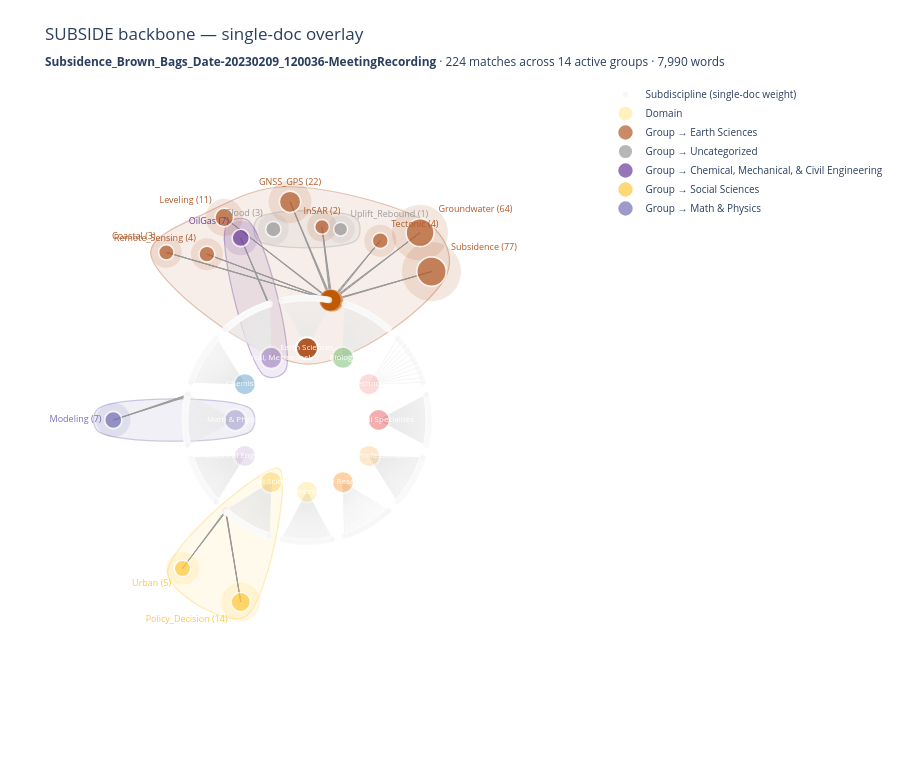
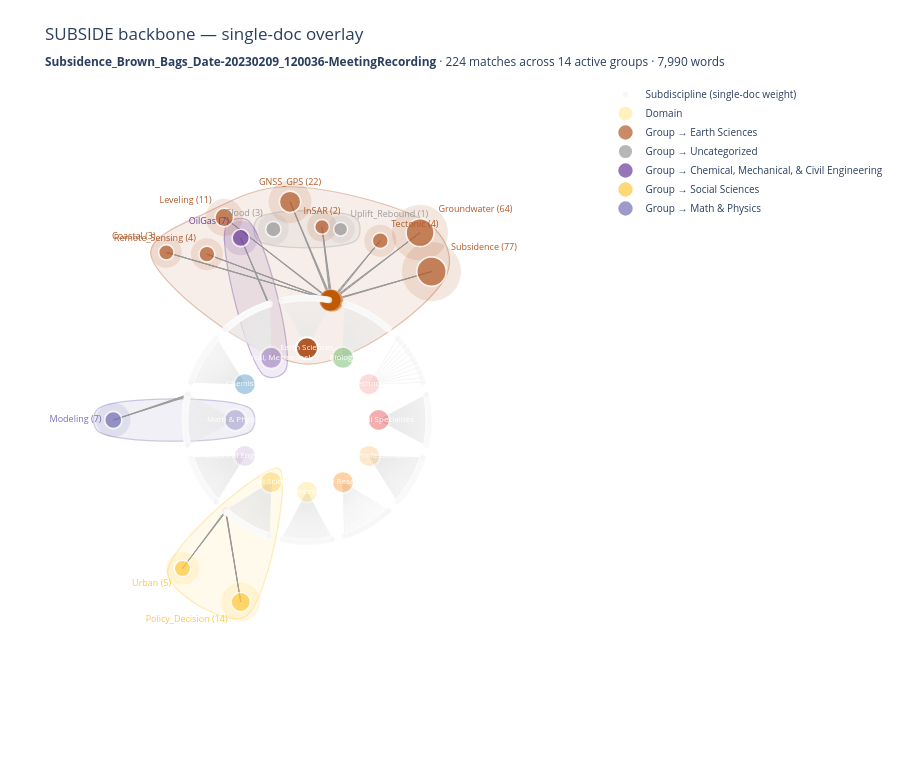

Source (notebook cell) for these figures, in order:
### Code cell
#SELECT
render_single_doc_overlay(2)

### Figure 1 — Plotly figure (JSON) as saved in the notebook; plotly's stock layout.template omitted (floating-point values rounded to 4 significant figures; data arrays with more than 128 entries replaced by an {"elided": "..."} marker saying what was removed)
{"data": [{"fill": "toself", "fillcolor": "rgba(177,89,40,0.1)", "hoverinfo": "skip", "line": {"color": "rgba(177,89,40,0.35)", "shape": "spline", "width": 1.2}, "mode": "lines", "showlegend": false, "type": "scatter", "x": [-2.18, 0.001086, 1.953, 1.792, -0.3026, -1.355, -2.18], "y": [2.339, 0.78, 2.038, 2.652, 3.251, 2.913, 2.339]}, {"fill": "toself", "fillcolor": "rgba(154,154,154,0.1)", "hoverinfo": "skip", "line": {"color": "rgba(154,154,154,0.35)", "shape": "spline", "width": 1.2}, "mode": "lines", "showlegend": false, "type": "scatter", "x": [-0.6889, 0.6889, 0.6889, -0.6889, -0.6889], "y": [2.809, 2.809, 2.509, 2.509, 2.809]}, {"fill": "toself", "fillcolor": "rgba(106,61,154,0.1)", "hoverinfo": "skip", "line": {"color": "rgba(106,61,154,0.35)", "shape": "spline", "width": 1.2}, "mode": "lines", "showlegend": false, "type": "scatter", "x": [-0.8321, -0.3006, -0.5914, -1.123, -0.8321], "y": [2.787, 0.6896, 0.6159, 2.714, 2.787]}, {"fill": "toself", "fillcolor": "rgba(255,200,61,0.1)", "hoverinfo": "skip", "line": {"color": "rgba(255,200,61,0.35)", "shape": "spline", "width": 1.2}, "mode": "lines", "showlegend": false, "type": "scatter", "x": [-1.943, -0.8841, -0.39, -1.943], "y": [-2.143, -2.754, -0.6755, -2.143]}, {"fill": "toself", "fillcolor": "rgba(117,112,179,0.1)", "hoverinfo": "skip", "line": {"color": "rgba(117,112,179,0.35)", "shape": "spline", "width": 1.2}, "mode": "lines", "showlegend": false, "type": "scatter", "x": [-2.92, -0.78, -0.78, -2.92, -2.92], "y": [0.15, 0.15, -0.15, -0.15, 0.15]}, {"hoverinfo": "none", "line": {"color": "#e8e8e8", "width": 0.5}, "mode": "lines", "showlegend": false, "type": "scatter", "x": {"elided": "2259 float values"}, "y": {"elided": "2259 float values"}}, {"hoverinfo": "none", "line": {"color": "#9a9a9a", "width": 1}, "mode": "lines", "showlegend": false, "type": "scatter", "x": [1.736, 0.3534, null, 1.736, 0.3383, null, 1.736, 0.3231, null, 1.576, 0.3534, null, 1.576, 0.3383, null, 1.576, 0.3231, null, -0.9235, -0.5253, null, -0.9235, -0.5321, null, -0.9235, -0.5389, null, 1.021, 0.3534, null, 1.021, 0.3383, null, 1.021, 0.3231, null, 0.2092, 0.3534, null, 0.2092, 0.3383, null, 0.2092, 0.3231, null, -0.2364, 0.3534, null, -0.2364, 0.3383, null, -0.2364, 0.3231, null, -1.154, 0.3534, null, -1.154, 0.3383, null, -1.154, 0.3231, null, -1.395, 0.3534, null, -1.395, 0.3383, null, -1.395, 0.3231, null, -1.961, 0.3534, null, -1.961, 0.3383, null, -1.961, 0.3231, null, -1.736, -1.138, null, -1.736, -1.132, null, -1.736, -1.126, null, -2.7, -1.663, null, -2.7, -1.666, null, -2.7, -1.668, null, -0.9235, -1.138, null, -0.9235, -1.132, null, -0.9235, -1.126, null], "y": [2.068, 1.663, null, 2.068, 1.666, null, 2.068, 1.669, null, 2.611, 1.663, null, 2.611, 1.666, null, 2.611, 1.669, null, 2.537, 1.617, null, 2.537, 1.615, null, 2.537, 1.612, null, 2.499, 1.663, null, 2.499, 1.666, null, 2.499, 1.669, null, 2.692, 1.663, null, 2.692, 1.666, null, 2.692, 1.669, null, 3.041, 1.663, null, 3.041, 1.666, null, 3.041, 1.669, null, 2.823, 1.663, null, 2.823, 1.666, null, 2.823, 1.669, null, 2.312, 1.663, null, 2.312, 1.666, null, 2.312, 1.669, null, 2.336, 1.663, null, 2.336, 1.666, null, 2.336, 1.669, null, -2.068, -1.263, null, -2.068, -1.268, null, -2.068, -1.274, null, -3.307e-16, 0.3534, null, -3.307e-16, 0.34, null, -3.307e-16, 0.3266, null, -2.537, -1.263, null, -2.537, -1.268, null, -2.537, -1.274, null]}, {"hoverinfo": "text", "hovertext": {"elided": "753 str values"}, "marker": {"color": {"elided": "753 str values"}, "line": {"color": "white", "width": 0.5}, "size": {"elided": "753 float values"}}, "mode": "markers", "name": "Subdiscipline (single-doc weight)", "type": "scatter", "x": {"elided": "753 float values"}, "y": {"elided": "753 float values"}}, {"hoverinfo": "text", "hovertext": ["<b>Humanities</b><br>weight in this doc: 0.0", "<b>Social Sciences</b><br>weight in this doc: 19.0", "<b>Electrical Engineering & Computer Science</b><br>weight in this doc: 0.0", "<b>Math & Physics</b><br>weight in this doc: 7.0", "<b>Chemistry</b><br>weight in this doc: 0.0", "<b>Chemical, Mechanical, & Civil Engineering</b><br>weight in this doc: 7.0", "<b>Earth Sciences</b><br>weight in this doc: 187.0", "<b>Biology</b><br>weight in this doc: 0.0", "<b>Biotechnology</b><br>weight in this doc: 0.0", "<b>Medical Specialties</b><br>weight in this doc: 0.0", "<b>Health Professionals</b><br>weight in this doc: 0.0", "<b>Brain Research</b><br>weight in this doc: 0.0"], "marker": {"color": ["#FFE066", "#FFC83D", "#CAB2D6", "#7570B3", "#1F78B4", "#6A3D9A", "#B15928", "#33A02C", "#FB9A99", "#E31A1C", "#FDBF6F", "#FF7F00"], "line": {"color": "white", "width": 2}, "opacity": [0.35, 0.416, 0.35, 0.3743, 0.35, 0.3743, 1, 0.35, 0.35, 0.35, 0.35, 0.35], "size": 22}, "mode": "markers+text", "name": "Domain", "text": ["Humanities", "Social Sciences", "Electrical Engineering", "Math & Physics", "Chemistry", "Chemical, Mechanical,", "Earth Sciences", "Biology", "Biotechnology", "Medical Specialties", "Health Professionals", "Brain Research"], "textfont": {"color": "white", "size": 8}, "textposition": "middle center", "type": "scatter", "x": [6.123e-17, -0.5, -0.866, -1, -0.866, -0.5, -1.837e-16, 0.5, 0.866, 1, 0.866, 0.5], "y": [-1, -0.866, -0.5, -1.225e-16, 0.5, 0.866, 1, 0.866, 0.5, 2.449e-16, -0.5, -0.866]}, {"hoverinfo": "skip", "marker": {"color": "rgba(177,89,40,0.2)", "line": {"width": 0}, "size": [59.1, 56, 32, 29.66, 42.76, 37.27, 32, 30.93]}, "mode": "markers", "showlegend": false, "type": "scatter", "x": [1.736, 1.576, 1.021, 0.2092, -0.2364, -1.154, -1.395, -1.961], "y": [2.068, 2.611, 2.499, 2.692, 3.041, 2.823, 2.312, 2.336]}, {"hoverinfo": "text", "hovertext": ["<b>Subsidence</b><br>matches in this doc: 77<br>primary domain: Earth Sciences", "<b>Groundwater</b><br>matches in this doc: 64<br>primary domain: Earth Sciences", "<b>Tectonic</b><br>matches in this doc: 4<br>primary domain: Earth Sciences", "<b>InSAR</b><br>matches in this doc: 2<br>primary domain: Earth Sciences", "<b>GNSS_GPS</b><br>matches in this doc: 22<br>primary domain: Earth Sciences", "<b>Leveling</b><br>matches in this doc: 11<br>primary domain: Earth Sciences", "<b>Remote_Sensing</b><br>matches in this doc: 4<br>primary domain: Earth Sciences", "<b>Coastal</b><br>matches in this doc: 3<br>primary domain: Earth Sciences"], "marker": {"color": "#B15928", "line": {"color": "white", "width": 1.6}, "size": [29.55, 28, 16, 14.83, 21.38, 18.63, 16, 15.46], "symbol": "circle"}, "mode": "markers+text", "name": "Group → Earth Sciences", "text": ["Subsidence (77)", "Groundwater (64)", "Tectonic (4)", "InSAR (2)", "GNSS_GPS (22)", "Leveling (11)", "Remote_Sensing (4)", "Coastal (3)"], "textfont": {"color": "#B15928", "size": 9}, "textposition": ["top right", "top right", "top right", "top center", "top center", "top left", "top left", "top left"], "type": "scatter", "x": [1.736, 1.576, 1.021, 0.2092, -0.2364, -1.154, -1.395, -1.961], "y": [2.068, 2.611, 2.499, 2.692, 3.041, 2.823, 2.312, 2.336]}, {"hoverinfo": "skip", "marker": {"color": "rgba(154,154,154,0.2)", "line": {"width": 0}, "size": [28, 30.93]}, "mode": "markers", "showlegend": false, "type": "scatter", "x": [0.4689, -0.4689], "y": [2.659, 2.659]}, {"hoverinfo": "text", "hovertext": ["<b>Uplift_Rebound</b><br>matches in this doc: 1<br>primary domain: Uncategorized", "<b>Flood</b><br>matches in this doc: 3<br>primary domain: Uncategorized"], "marker": {"color": "#9a9a9a", "line": {"color": "white", "width": 1.6}, "size": [14, 15.46], "symbol": "circle"}, "mode": "markers+text", "name": "Group → Uncategorized", "text": ["Uplift_Rebound (1)", "Flood (3)"], "textfont": {"color": "#9a9a9a", "size": 9}, "textposition": ["top right", "top left"], "type": "scatter", "x": [0.4689, -0.4689], "y": [2.659, 2.659]}, {"hoverinfo": "skip", "marker": {"color": "rgba(106,61,154,0.2)", "line": {"width": 0}, "size": [34.58]}, "mode": "markers", "showlegend": false, "type": "scatter", "x": [-0.9235], "y": [2.537]}, {"hoverinfo": "text", "hovertext": ["<b>OilGas</b><br>matches in this doc: 7<br>primary domain: Chemical, Mechanical, & Civil Engineering"], "marker": {"color": "#6A3D9A", "line": {"color": "white", "width": 1.6}, "size": [17.29], "symbol": "circle"}, "mode": "markers+text", "name": "Group → Chemical, Mechanical, & Civil Engineering", "text": ["OilGas (7)"], "textfont": {"color": "#6A3D9A", "size": 9}, "textposition": ["top left"], "type": "scatter", "x": [-0.9235], "y": [2.537]}, {"hoverinfo": "skip", "marker": {"color": "rgba(255,200,61,0.2)", "line": {"width": 0}, "size": [32.94, 38.97]}, "mode": "markers", "showlegend": false, "type": "scatter", "x": [-1.736, -0.9235], "y": [-2.068, -2.537]}, {"hoverinfo": "text", "hovertext": ["<b>Urban</b><br>matches in this doc: 5<br>primary domain: Social Sciences", "<b>Policy_Decision</b><br>matches in this doc: 14<br>primary domain: Social Sciences"], "marker": {"color": "#FFC83D", "line": {"color": "white", "width": 1.6}, "size": [16.47, 19.48], "symbol": "circle"}, "mode": "markers+text", "name": "Group → Social Sciences", "text": ["Urban (5)", "Policy_Decision (14)"], "textfont": {"color": "#FFC83D", "size": 9}, "textposition": ["bottom left", "bottom left"], "type": "scatter", "x": [-1.736, -0.9235], "y": [-2.068, -2.537]}, {"hoverinfo": "skip", "marker": {"color": "rgba(117,112,179,0.2)", "line": {"width": 0}, "size": [34.58]}, "mode": "markers", "showlegend": false, "type": "scatter", "x": [-2.7], "y": [-3.307e-16]}, {"hoverinfo": "text", "hovertext": ["<b>Modeling</b><br>matches in this doc: 7<br>primary domain: Math & Physics"], "marker": {"color": "#7570B3", "line": {"color": "white", "width": 1.6}, "size": [17.29], "symbol": "circle"}, "mode": "markers+text", "name": "Group → Math & Physics", "text": ["Modeling (7)"], "textfont": {"color": "#7570B3", "size": 9}, "textposition": ["middle left"], "type": "scatter", "x": [-2.7], "y": [-3.307e-16]}], "layout": {"height": 780, "hovermode": "closest", "legend": {"font": {"size": 10}, "orientation": "v", "x": 1.02, "xanchor": "left", "y": 1, "yanchor": "top"}, "margin": {"b": 20, "l": 20, "r": 20, "t": 80}, "plot_bgcolor": "white", "showlegend": true, "title": {"text": "SUBSIDE backbone — single-doc overlay<br><sub><b>Subsidence_Brown_Bags_Date-20230209_120036-MeetingRecording</b> · 224 matches across 14 active groups · 7,990 words</sub>"}, "xaxis": {"range": [-4, 4], "showgrid": false, "showticklabels": false, "zeroline": false}, "yaxis": {"range": [-4, 4], "scaleanchor": "x", "scaleratio": 1, "showgrid": false, "showticklabels": false, "zeroline": false}}}

### Figure 2 — Plotly figure (JSON) as saved in the notebook; plotly's stock layout.template omitted (floating-point values rounded to 4 significant figures; data arrays with more than 128 entries replaced by an {"elided": "..."} marker saying what was removed)
{"data": [{"fill": "toself", "fillcolor": "rgba(177,89,40,0.1)", "hoverinfo": "skip", "line": {"color": "rgba(177,89,40,0.35)", "shape": "spline", "width": 1.2}, "mode": "lines", "showlegend": false, "type": "scatter", "x": [-2.18, 0.001086, 1.953, 1.792, -0.3026, -1.355, -2.18], "y": [2.339, 0.78, 2.038, 2.652, 3.251, 2.913, 2.339]}, {"fill": "toself", "fillcolor": "rgba(154,154,154,0.1)", "hoverinfo": "skip", "line": {"color": "rgba(154,154,154,0.35)", "shape": "spline", "width": 1.2}, "mode": "lines", "showlegend": false, "type": "scatter", "x": [-0.6889, 0.6889, 0.6889, -0.6889, -0.6889], "y": [2.809, 2.809, 2.509, 2.509, 2.809]}, {"fill": "toself", "fillcolor": "rgba(106,61,154,0.1)", "hoverinfo": "skip", "line": {"color": "rgba(106,61,154,0.35)", "shape": "spline", "width": 1.2}, "mode": "lines", "showlegend": false, "type": "scatter", "x": [-0.8321, -0.3006, -0.5914, -1.123, -0.8321], "y": [2.787, 0.6896, 0.6159, 2.714, 2.787]}, {"fill": "toself", "fillcolor": "rgba(255,200,61,0.1)", "hoverinfo": "skip", "line": {"color": "rgba(255,200,61,0.35)", "shape": "spline", "width": 1.2}, "mode": "lines", "showlegend": false, "type": "scatter", "x": [-1.943, -0.8841, -0.39, -1.943], "y": [-2.143, -2.754, -0.6755, -2.143]}, {"fill": "toself", "fillcolor": "rgba(117,112,179,0.1)", "hoverinfo": "skip", "line": {"color": "rgba(117,112,179,0.35)", "shape": "spline", "width": 1.2}, "mode": "lines", "showlegend": false, "type": "scatter", "x": [-2.92, -0.78, -0.78, -2.92, -2.92], "y": [0.15, 0.15, -0.15, -0.15, 0.15]}, {"hoverinfo": "none", "line": {"color": "#e8e8e8", "width": 0.5}, "mode": "lines", "showlegend": false, "type": "scatter", "x": {"elided": "2259 float values"}, "y": {"elided": "2259 float values"}}, {"hoverinfo": "none", "line": {"color": "#9a9a9a", "width": 1}, "mode": "lines", "showlegend": false, "type": "scatter", "x": [1.736, 0.3534, null, 1.736, 0.3383, null, 1.736, 0.3231, null, 1.576, 0.3534, null, 1.576, 0.3383, null, 1.576, 0.3231, null, -0.9235, -0.5253, null, -0.9235, -0.5321, null, -0.9235, -0.5389, null, 1.021, 0.3534, null, 1.021, 0.3383, null, 1.021, 0.3231, null, 0.2092, 0.3534, null, 0.2092, 0.3383, null, 0.2092, 0.3231, null, -0.2364, 0.3534, null, -0.2364, 0.3383, null, -0.2364, 0.3231, null, -1.154, 0.3534, null, -1.154, 0.3383, null, -1.154, 0.3231, null, -1.395, 0.3534, null, -1.395, 0.3383, null, -1.395, 0.3231, null, -1.961, 0.3534, null, -1.961, 0.3383, null, -1.961, 0.3231, null, -1.736, -1.138, null, -1.736, -1.132, null, -1.736, -1.126, null, -2.7, -1.663, null, -2.7, -1.666, null, -2.7, -1.668, null, -0.9235, -1.138, null, -0.9235, -1.132, null, -0.9235, -1.126, null], "y": [2.068, 1.663, null, 2.068, 1.666, null, 2.068, 1.669, null, 2.611, 1.663, null, 2.611, 1.666, null, 2.611, 1.669, null, 2.537, 1.617, null, 2.537, 1.615, null, 2.537, 1.612, null, 2.499, 1.663, null, 2.499, 1.666, null, 2.499, 1.669, null, 2.692, 1.663, null, 2.692, 1.666, null, 2.692, 1.669, null, 3.041, 1.663, null, 3.041, 1.666, null, 3.041, 1.669, null, 2.823, 1.663, null, 2.823, 1.666, null, 2.823, 1.669, null, 2.312, 1.663, null, 2.312, 1.666, null, 2.312, 1.669, null, 2.336, 1.663, null, 2.336, 1.666, null, 2.336, 1.669, null, -2.068, -1.263, null, -2.068, -1.268, null, -2.068, -1.274, null, -3.307e-16, 0.3534, null, -3.307e-16, 0.34, null, -3.307e-16, 0.3266, null, -2.537, -1.263, null, -2.537, -1.268, null, -2.537, -1.274, null]}, {"hoverinfo": "text", "hovertext": {"elided": "753 str values"}, "marker": {"color": {"elided": "753 str values"}, "line": {"color": "white", "width": 0.5}, "size": {"elided": "753 float values"}}, "mode": "markers", "name": "Subdiscipline (single-doc weight)", "type": "scatter", "x": {"elided": "753 float values"}, "y": {"elided": "753 float values"}}, {"hoverinfo": "text", "hovertext": ["<b>Humanities</b><br>weight in this doc: 0.0", "<b>Social Sciences</b><br>weight in this doc: 19.0", "<b>Electrical Engineering & Computer Science</b><br>weight in this doc: 0.0", "<b>Math & Physics</b><br>weight in this doc: 7.0", "<b>Chemistry</b><br>weight in this doc: 0.0", "<b>Chemical, Mechanical, & Civil Engineering</b><br>weight in this doc: 7.0", "<b>Earth Sciences</b><br>weight in this doc: 187.0", "<b>Biology</b><br>weight in this doc: 0.0", "<b>Biotechnology</b><br>weight in this doc: 0.0", "<b>Medical Specialties</b><br>weight in this doc: 0.0", "<b>Health Professionals</b><br>weight in this doc: 0.0", "<b>Brain Research</b><br>weight in this doc: 0.0"], "marker": {"color": ["#FFE066", "#FFC83D", "#CAB2D6", "#7570B3", "#1F78B4", "#6A3D9A", "#B15928", "#33A02C", "#FB9A99", "#E31A1C", "#FDBF6F", "#FF7F00"], "line": {"color": "white", "width": 2}, "opacity": [0.35, 0.416, 0.35, 0.3743, 0.35, 0.3743, 1, 0.35, 0.35, 0.35, 0.35, 0.35], "size": 22}, "mode": "markers+text", "name": "Domain", "text": ["Humanities", "Social Sciences", "Electrical Engineering", "Math & Physics", "Chemistry", "Chemical, Mechanical,", "Earth Sciences", "Biology", "Biotechnology", "Medical Specialties", "Health Professionals", "Brain Research"], "textfont": {"color": "white", "size": 8}, "textposition": "middle center", "type": "scatter", "x": [6.123e-17, -0.5, -0.866, -1, -0.866, -0.5, -1.837e-16, 0.5, 0.866, 1, 0.866, 0.5], "y": [-1, -0.866, -0.5, -1.225e-16, 0.5, 0.866, 1, 0.866, 0.5, 2.449e-16, -0.5, -0.866]}, {"hoverinfo": "skip", "marker": {"color": "rgba(177,89,40,0.2)", "line": {"width": 0}, "size": [59.1, 56, 32, 29.66, 42.76, 37.27, 32, 30.93]}, "mode": "markers", "showlegend": false, "type": "scatter", "x": [1.736, 1.576, 1.021, 0.2092, -0.2364, -1.154, -1.395, -1.961], "y": [2.068, 2.611, 2.499, 2.692, 3.041, 2.823, 2.312, 2.336]}, {"hoverinfo": "text", "hovertext": ["<b>Subsidence</b><br>matches in this doc: 77<br>primary domain: Earth Sciences", "<b>Groundwater</b><br>matches in this doc: 64<br>primary domain: Earth Sciences", "<b>Tectonic</b><br>matches in this doc: 4<br>primary domain: Earth Sciences", "<b>InSAR</b><br>matches in this doc: 2<br>primary domain: Earth Sciences", "<b>GNSS_GPS</b><br>matches in this doc: 22<br>primary domain: Earth Sciences", "<b>Leveling</b><br>matches in this doc: 11<br>primary domain: Earth Sciences", "<b>Remote_Sensing</b><br>matches in this doc: 4<br>primary domain: Earth Sciences", "<b>Coastal</b><br>matches in this doc: 3<br>primary domain: Earth Sciences"], "marker": {"color": "#B15928", "line": {"color": "white", "width": 1.6}, "size": [29.55, 28, 16, 14.83, 21.38, 18.63, 16, 15.46], "symbol": "circle"}, "mode": "markers+text", "name": "Group → Earth Sciences", "text": ["Subsidence (77)", "Groundwater (64)", "Tectonic (4)", "InSAR (2)", "GNSS_GPS (22)", "Leveling (11)", "Remote_Sensing (4)", "Coastal (3)"], "textfont": {"color": "#B15928", "size": 9}, "textposition": ["top right", "top right", "top right", "top center", "top center", "top left", "top left", "top left"], "type": "scatter", "x": [1.736, 1.576, 1.021, 0.2092, -0.2364, -1.154, -1.395, -1.961], "y": [2.068, 2.611, 2.499, 2.692, 3.041, 2.823, 2.312, 2.336]}, {"hoverinfo": "skip", "marker": {"color": "rgba(154,154,154,0.2)", "line": {"width": 0}, "size": [28, 30.93]}, "mode": "markers", "showlegend": false, "type": "scatter", "x": [0.4689, -0.4689], "y": [2.659, 2.659]}, {"hoverinfo": "text", "hovertext": ["<b>Uplift_Rebound</b><br>matches in this doc: 1<br>primary domain: Uncategorized", "<b>Flood</b><br>matches in this doc: 3<br>primary domain: Uncategorized"], "marker": {"color": "#9a9a9a", "line": {"color": "white", "width": 1.6}, "size": [14, 15.46], "symbol": "circle"}, "mode": "markers+text", "name": "Group → Uncategorized", "text": ["Uplift_Rebound (1)", "Flood (3)"], "textfont": {"color": "#9a9a9a", "size": 9}, "textposition": ["top right", "top left"], "type": "scatter", "x": [0.4689, -0.4689], "y": [2.659, 2.659]}, {"hoverinfo": "skip", "marker": {"color": "rgba(106,61,154,0.2)", "line": {"width": 0}, "size": [34.58]}, "mode": "markers", "showlegend": false, "type": "scatter", "x": [-0.9235], "y": [2.537]}, {"hoverinfo": "text", "hovertext": ["<b>OilGas</b><br>matches in this doc: 7<br>primary domain: Chemical, Mechanical, & Civil Engineering"], "marker": {"color": "#6A3D9A", "line": {"color": "white", "width": 1.6}, "size": [17.29], "symbol": "circle"}, "mode": "markers+text", "name": "Group → Chemical, Mechanical, & Civil Engineering", "text": ["OilGas (7)"], "textfont": {"color": "#6A3D9A", "size": 9}, "textposition": ["top left"], "type": "scatter", "x": [-0.9235], "y": [2.537]}, {"hoverinfo": "skip", "marker": {"color": "rgba(255,200,61,0.2)", "line": {"width": 0}, "size": [32.94, 38.97]}, "mode": "markers", "showlegend": false, "type": "scatter", "x": [-1.736, -0.9235], "y": [-2.068, -2.537]}, {"hoverinfo": "text", "hovertext": ["<b>Urban</b><br>matches in this doc: 5<br>primary domain: Social Sciences", "<b>Policy_Decision</b><br>matches in this doc: 14<br>primary domain: Social Sciences"], "marker": {"color": "#FFC83D", "line": {"color": "white", "width": 1.6}, "size": [16.47, 19.48], "symbol": "circle"}, "mode": "markers+text", "name": "Group → Social Sciences", "text": ["Urban (5)", "Policy_Decision (14)"], "textfont": {"color": "#FFC83D", "size": 9}, "textposition": ["bottom left", "bottom left"], "type": "scatter", "x": [-1.736, -0.9235], "y": [-2.068, -2.537]}, {"hoverinfo": "skip", "marker": {"color": "rgba(117,112,179,0.2)", "line": {"width": 0}, "size": [34.58]}, "mode": "markers", "showlegend": false, "type": "scatter", "x": [-2.7], "y": [-3.307e-16]}, {"hoverinfo": "text", "hovertext": ["<b>Modeling</b><br>matches in this doc: 7<br>primary domain: Math & Physics"], "marker": {"color": "#7570B3", "line": {"color": "white", "width": 1.6}, "size": [17.29], "symbol": "circle"}, "mode": "markers+text", "name": "Group → Math & Physics", "text": ["Modeling (7)"], "textfont": {"color": "#7570B3", "size": 9}, "textposition": ["middle left"], "type": "scatter", "x": [-2.7], "y": [-3.307e-16]}], "layout": {"height": 780, "hovermode": "closest", "legend": {"font": {"size": 10}, "orientation": "v", "x": 1.02, "xanchor": "left", "y": 1, "yanchor": "top"}, "margin": {"b": 20, "l": 20, "r": 20, "t": 80}, "plot_bgcolor": "white", "showlegend": true, "title": {"text": "SUBSIDE backbone — single-doc overlay<br><sub><b>Subsidence_Brown_Bags_Date-20230209_120036-MeetingRecording</b> · 224 matches across 14 active groups · 7,990 words</sub>"}, "xaxis": {"range": [-4, 4], "showgrid": false, "showticklabels": false, "zeroline": false}, "yaxis": {"range": [-4, 4], "scaleanchor": "x", "scaleratio": 1, "showgrid": false, "showticklabels": false, "zeroline": false}}}
